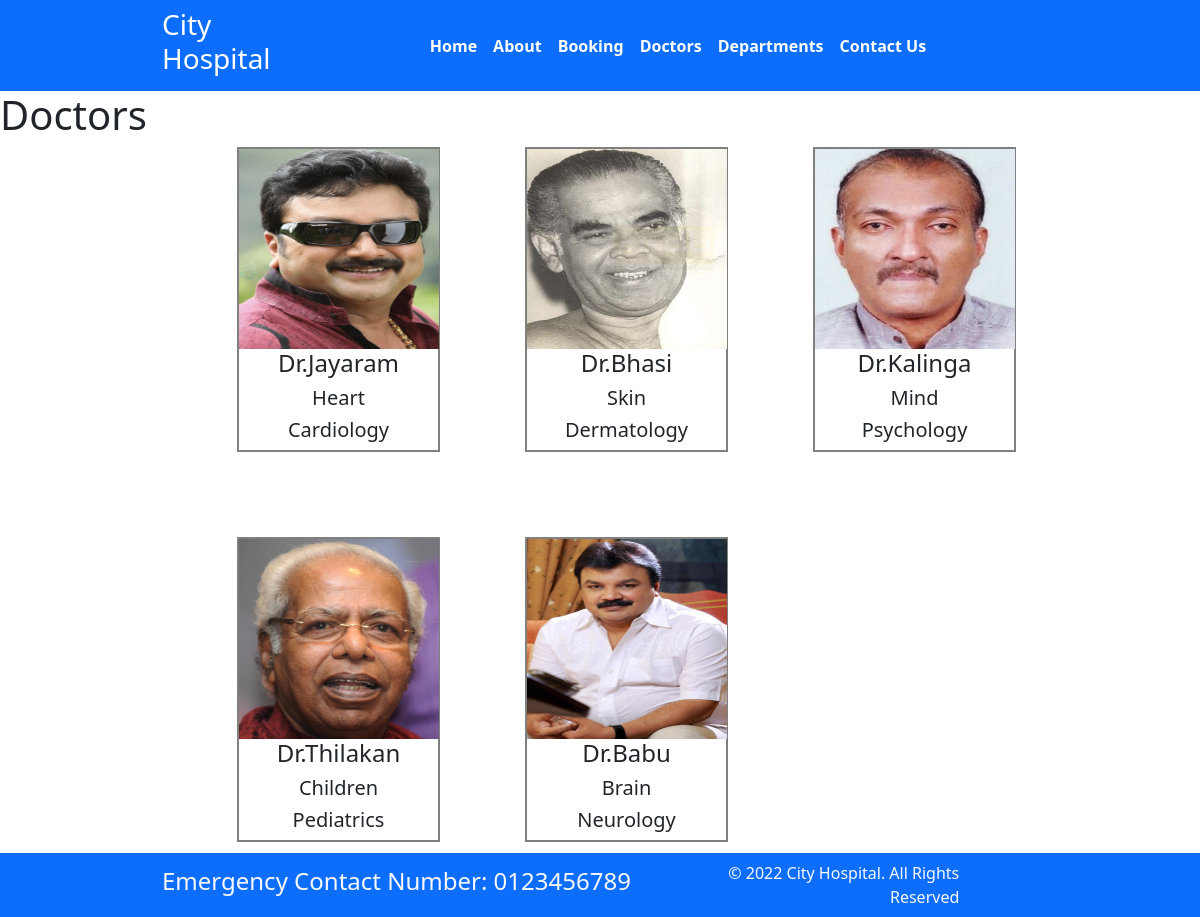
Page /doctors on the committed database.
### home/models.py (models this page shows, shortened)
class Doctors(models.Model):
    doc_name=models.CharField(max_length=100)
    doc_spec=models.CharField(max_length=100)
    dept_name=models.ForeignKey(Departments,on_delete=models.CASCADE)
    doc_image=models.ImageField(upload_to='doctors')

class Departments(models.Model):
    dept_name=models.CharField(max_length=100)
    dept_description=models.TextField()
    def __str__(self):
        return self.dept_name

### home/views.py (the view)
# urls.py: path('doctors', views.doctors,name='doctors'),
def doctors(request):
    dict_doct={
        'doct':Doctors.objects.all()
    }
    return render(request,'doctors.html',dict_doct)

### templates/doctors.html (shortened to what this page needs)
{% extends 'base.html' %}
{% load static %}
{% block doct_css %}
    <link rel="stylesheet" href="{% static '/css/doctors.css' %}">
{% endblock %}
{% block content %}
    <h1>Doctors</h1>
<div class="container">
    {% for d in doct %}
    <div class="doctors">
        <img src="{{d.doc_image.url}}" alt="doctor image">
        <h4>{{d.doc_name}}</h1>
        <h5>{{d.doc_spec}}</h5>
        <h5>{{d.dept_name}}</h5>
    </div>
    {% endfor %}
</div>
{% endblock %}

### templates/base.html (shortened to what this page needs)
{% load static %}
<!DOCTYPE html>
<html>
  <head>
    <link rel="stylesheet"
      href=" https://cdn.jsdelivr.net/npm/bootstrap@5.1.3/dist/css/bootstrap.min.css ">
    <link rel="stylesheet"
      href="https://use.fontawesome.com/releases/v5.2.0/css/all.css">
    <link rel="stylesheet" href="{% static '/css/style.css' %}">
    {% block doct_css %}{% endblock %}
  </head>
  <body>
    <nav class="navbar bg-primary navbar-expand-md ">
      <div class="container">
        <div class="col-2 text-left pl-md-0">
          <h3 class="text-white"> City Hospital </h3>
        </div>
        <div
          class="collapse navbar-collapse justify-content-center col-md-8 navbar-collapse-3">
          <ul class="navbar-nav justify-content-center  fw-bold">
            <li class="nav-item active">
              <a class="nav-link text-white" href="{% url 'home' %}">Home </a>
            </li>
            <li class="nav-item">
              <a class="nav-link text-white" href="{% url 'about' %}">About</a>
            </li>
            <li class="nav-item">
              <a class="nav-link text-white" href="{% url 'booking' %}">Booking</a>
            </li>
            <li class="nav-item">
              <a class="nav-link text-white" href="{% url 'doctors' %}">Doctors</a>
            </li>
			 <li class="nav-item">
              <a class="nav-link text-white" href="{% url 'department' %}">Departments</a>
            </li>
            <li class="nav-item">
              <a class="nav-link text-white" href="{% url 'contact' %}">Contact Us</a>
            </li>
          </ul>
        </div>
      </div>
    </nav>
{% block content %}{% endblock %}
    <section class="fixed-bottom">
      <footer class="pt-2 pb-2  bg-primary text-light">
        <div class="container">
          <div class="row align-items-center">
            <div class="col-12 col-md-8">
              <h4>Emergency Contact Number: 0123456789</h4>
            </div>
            <div class="col-12 col-md-4 mt-4 mt-md-0 text-center text-md-end">
              © 2022 City Hospital. All Rights Reserved
            </div>
          </div>
        </div>
      </footer>
    </section>
  </body>
</html>

### static/css/doctors.css (style rules this page uses)
.container { display: flex; width: 900px; flex-wrap: wrap; gap:10px; }
.doctors img { width: 200px; height: 200px; border: none; }
.doctors { width: 203px; border: 2px solid grey; text-align: center; margin-left: 75px; margin-bottom: 75px; }

### rows in the picture
Doctors: doc_image (picture), doc_name "Dr.Jayaram", doc_spec "Heart", dept_name "Cardiology"
Doctors: doc_image (picture), doc_name "Dr.Bhasi", doc_spec "Skin", dept_name "Dermatology"
Doctors: doc_image (picture), doc_name "Dr.Kalinga", doc_spec "Mind", dept_name "Psychology"
Doctors: doc_image (picture), doc_name "Dr.Thilakan", doc_spec "Children", dept_name "Pediatrics"
Doctors: doc_image (picture), doc_name "Dr.Babu", doc_spec "Brain", dept_name "Neurology"
